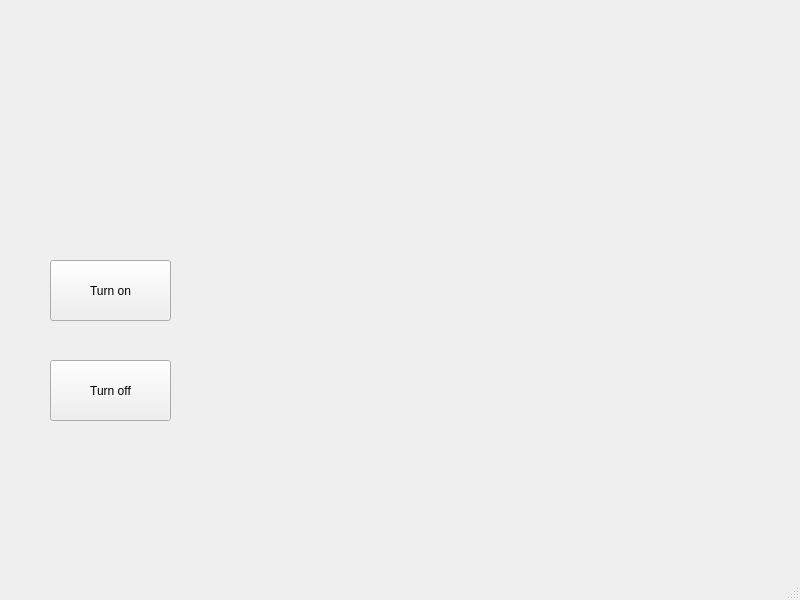
<?xml version="1.0" encoding="UTF-8"?>
<ui version="4.0">
 <class>MainWindow</class>
 <widget class="QMainWindow" name="MainWindow">
  <property name="geometry">
   <rect>
    <x>0</x>
    <y>0</y>
    <width>800</width>
    <height>600</height>
   </rect>
  </property>
  <property name="windowTitle">
   <string>MainWindow</string>
  </property>
  <widget class="QWidget" name="centralwidget">
   <widget class="QLabel" name="Display">
    <property name="geometry">
     <rect>
      <x>240</x>
      <y>150</y>
      <width>461</width>
      <height>311</height>
     </rect>
    </property>
    <property name="text">
     <string/>
    </property>
   </widget>
   <widget class="QPushButton" name="TurnOn_Button">
    <property name="geometry">
     <rect>
      <x>50</x>
      <y>260</y>
      <width>121</width>
      <height>61</height>
     </rect>
    </property>
    <property name="text">
     <string>Turn on</string>
    </property>
   </widget>
   <widget class="QPushButton" name="TurnOff_Button">
    <property name="geometry">
     <rect>
      <x>50</x>
      <y>360</y>
      <width>121</width>
      <height>61</height>
     </rect>
    </property>
    <property name="text">
     <string>Turn off</string>
    </property>
   </widget>
  </widget>
  <widget class="QMenuBar" name="menubar">
   <property name="geometry">
    <rect>
     <x>0</x>
     <y>0</y>
     <width>800</width>
     <height>22</height>
    </rect>
   </property>
  </widget>
  <widget class="QStatusBar" name="statusbar"/>
 </widget>
 <resources/>
 <connections/>
</ui>
